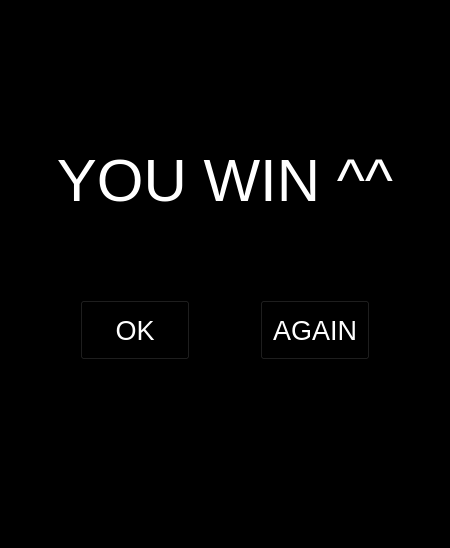
<?xml version="1.0" encoding="UTF-8"?>
<ui version="4.0">
 <class>win</class>
 <widget class="QMainWindow" name="win">
  <property name="geometry">
   <rect>
    <x>0</x>
    <y>0</y>
    <width>450</width>
    <height>548</height>
   </rect>
  </property>
  <property name="windowTitle">
   <string>Pacman</string>
  </property>
  <widget class="QWidget" name="centralwidget">
   <widget class="QLabel" name="background">
    <property name="geometry">
     <rect>
      <x>0</x>
      <y>0</y>
      <width>450</width>
      <height>548</height>
     </rect>
    </property>
    <property name="styleSheet">
     <string notr="true">background-color:rgb(0, 0, 0);</string>
    </property>
    <property name="text">
     <string/>
    </property>
    <property name="alignment">
     <set>Qt::AlignCenter</set>
    </property>
   </widget>
   <widget class="QLabel" name="text">
    <property name="geometry">
     <rect>
      <x>50</x>
      <y>150</y>
      <width>350</width>
      <height>60</height>
     </rect>
    </property>
    <property name="font">
     <font>
      <pointsize>45</pointsize>
     </font>
    </property>
    <property name="styleSheet">
     <string notr="true">color:rgb(255, 255, 255);</string>
    </property>
    <property name="text">
     <string>YOU WIN ^^</string>
    </property>
    <property name="alignment">
     <set>Qt::AlignCenter</set>
    </property>
   </widget>
   <widget class="QPushButton" name="end">
    <property name="geometry">
     <rect>
      <x>80</x>
      <y>300</y>
      <width>110</width>
      <height>60</height>
     </rect>
    </property>
    <property name="font">
     <font>
      <pointsize>20</pointsize>
     </font>
    </property>
    <property name="styleSheet">
     <string notr="true">background-color:rgb(0, 0, 0);
color:rgb(255, 255, 255);</string>
    </property>
    <property name="text">
     <string>OK</string>
    </property>
   </widget>
   <widget class="QPushButton" name="again">
    <property name="geometry">
     <rect>
      <x>260</x>
      <y>300</y>
      <width>110</width>
      <height>60</height>
     </rect>
    </property>
    <property name="font">
     <font>
      <pointsize>20</pointsize>
     </font>
    </property>
    <property name="styleSheet">
     <string notr="true">background-color:rgb(0, 0, 0);
color:rgb(255, 255, 255);</string>
    </property>
    <property name="text">
     <string>AGAIN</string>
    </property>
   </widget>
  </widget>
 </widget>
 <resources/>
 <connections/>
</ui>
